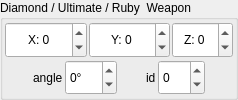
                 <widget class="QGroupBox" name="leaderonworld_box_2">
                  <property name="title">
                   <string>Diamond / Ultimate / Ruby  Weapon</string>
                  </property>
                  <layout class="QVBoxLayout" name="verticalLayout_103">
                   <property name="spacing">
                    <number>2</number>
                   </property>
                   <property name="leftMargin">
                    <number>2</number>
                   </property>
                   <property name="topMargin">
                    <number>2</number>
                   </property>
                   <property name="rightMargin">
                    <number>2</number>
                   </property>
                   <property name="bottomMargin">
                    <number>2</number>
                   </property>
                   <item>
                    <layout class="QHBoxLayout" name="horizontalLayout_75">
                     <item>
                      <widget class="QSpinBox" name="sbDurwX">
                       <property name="sizePolicy">
                        <sizepolicy hsizetype="Minimum" vsizetype="Preferred">
                         <horstretch>0</horstretch>
                         <verstretch>0</verstretch>
                        </sizepolicy>
                       </property>
                       <property name="wrapping">
                        <bool>true</bool>
                       </property>
                       <property name="alignment">
                        <set>Qt::AlignCenter</set>
                       </property>
                       <property name="prefix">
                        <string notr="true">X: </string>
                       </property>
                       <property name="maximum">
                        <number>295000</number>
                       </property>
                      </widget>
                     </item>
                     <item>
                      <widget class="QSpinBox" name="sbDurwY">
                       <property name="sizePolicy">
                        <sizepolicy hsizetype="Minimum" vsizetype="Preferred">
                         <horstretch>0</horstretch>
                         <verstretch>0</verstretch>
                        </sizepolicy>
                       </property>
                       <property name="wrapping">
                        <bool>true</bool>
                       </property>
                       <property name="alignment">
                        <set>Qt::AlignCenter</set>
                       </property>
                       <property name="prefix">
                        <string>Y: </string>
                       </property>
                       <property name="maximum">
                        <number>230000</number>
                       </property>
                      </widget>
                     </item>
                     <item>
                      <widget class="QSpinBox" name="sbDurwZ">
                       <property name="sizePolicy">
                        <sizepolicy hsizetype="Minimum" vsizetype="Preferred">
                         <horstretch>0</horstretch>
                         <verstretch>0</verstretch>
                        </sizepolicy>
                       </property>
                       <property name="wrapping">
                        <bool>true</bool>
                       </property>
                       <property name="alignment">
                        <set>Qt::AlignCenter</set>
                       </property>
                       <property name="prefix">
                        <string notr="true">Z: </string>
                       </property>
                       <property name="maximum">
                        <number>255</number>
                       </property>
                      </widget>
                     </item>
                    </layout>
                   </item>
                   <item>
                    <layout class="QHBoxLayout" name="horizontalLayout_90">
                     <item>
                      <spacer name="horizontalSpacer_68">
                       <property name="orientation">
                        <enum>Qt::Horizontal</enum>
                       </property>
                       <property name="sizeHint" stdset="0">
                        <size>
                         <width>0</width>
                         <height>0</height>
                        </size>
                       </property>
                      </spacer>
                     </item>
                     <item>
                      <widget class="QLabel" name="label_200">
                       <property name="sizePolicy">
                        <sizepolicy hsizetype="Preferred" vsizetype="Preferred">
                         <horstretch>0</horstretch>
                         <verstretch>0</verstretch>
                        </sizepolicy>
                       </property>
                       <property name="text">
                        <string>angle</string>
                       </property>
                      </widget>
                     </item>
                     <item>
                      <widget class="QSpinBox" name="sbDurwAngle">
                       <property name="sizePolicy">
                        <sizepolicy hsizetype="Minimum" vsizetype="Preferred">
                         <horstretch>0</horstretch>
                         <verstretch>0</verstretch>
                        </sizepolicy>
                       </property>
                       <property name="wrapping">
                        <bool>true</bool>
                       </property>
                       <property name="suffix">
                        <string notr="true">°</string>
                       </property>
                       <property name="minimum">
                        <number>0</number>
                       </property>
                       <property name="maximum">
                        <number>360</number>
                       </property>
                      </widget>
                     </item>
                     <item>
                      <spacer name="horizontalSpacer_84">
                       <property name="orientation">
                        <enum>Qt::Horizontal</enum>
                       </property>
                       <property name="sizeHint" stdset="0">
                        <size>
                         <width>0</width>
                         <height>0</height>
                        </size>
                       </property>
                      </spacer>
                     </item>
                     <item>
                      <widget class="QLabel" name="label_201">
                       <property name="sizePolicy">
                        <sizepolicy hsizetype="Preferred" vsizetype="Preferred">
                         <horstretch>0</horstretch>
                         <verstretch>0</verstretch>
                        </sizepolicy>
                       </property>
                       <property name="text">
                        <string>id</string>
                       </property>
                      </widget>
                     </item>
                     <item>
                      <widget class="QSpinBox" name="sbDurwId">
                       <property name="sizePolicy">
                        <sizepolicy hsizetype="Minimum" vsizetype="Preferred">
                         <horstretch>0</horstretch>
                         <verstretch>0</verstretch>
                        </sizepolicy>
                       </property>
                       <property name="wrapping">
                        <bool>true</bool>
                       </property>
                       <property name="maximum">
                        <number>255</number>
                       </property>
                      </widget>
                     </item>
                     <item>
                      <spacer name="horizontalSpacer_86">
                       <property name="orientation">
                        <enum>Qt::Horizontal</enum>
                       </property>
                       <property name="sizeHint" stdset="0">
                        <size>
                         <width>0</width>
                         <height>0</height>
                        </size>
                       </property>
                      </spacer>
                     </item>
                    </layout>
                   </item>
                  </layout>
                 </widget>
